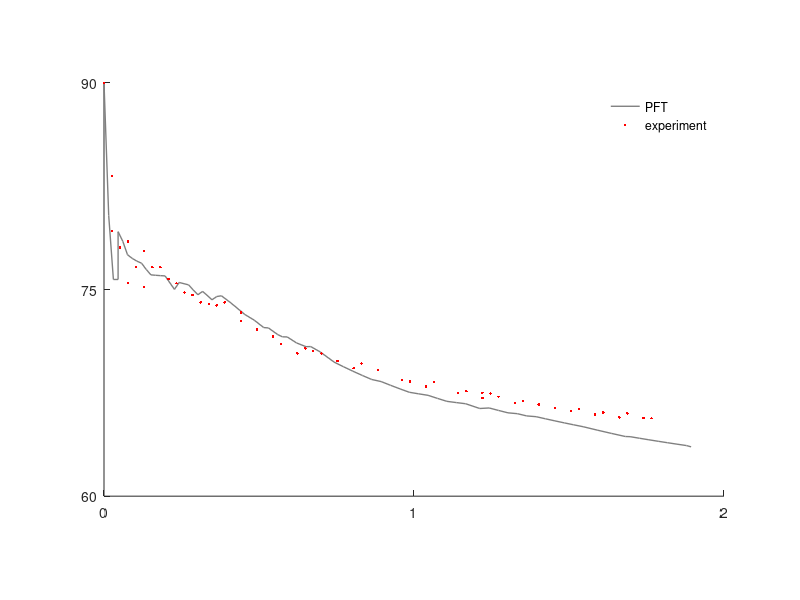

The MATLAB script that drew this image: (Note: this script raises an error after producing the figure.)
clc
clear all
close all

AR=[1.5,1,1];
AR=AR/norm(AR);

fname=fullfile(pwd,'theta_fig');

load('x1.mat')
load('theta1.mat')
load('x2.mat')
load('theta2.mat')


f = figure;
    hold on
    p1=plot(x2,theta2,'k-','LineWidth',1.0,'Color',[.5,.5,.5]);
    p2=plot(x1,theta1,'k.','MarkerSize',6,'Color',[1,0,0]);
    set(gca,'XTick',[0,1,2],'XTickLabel',{'0','1','2'},...
        'YTick',[60,75,90],'YTickLabel',{'60','75','90'})
    pbaspect(AR)
    legend([p1,p2],'PFT','experiment','Location','northeast')
    legend('boxoff')
    publish_fig(1,fname,f,'','','',2.25,8)
    
    close all
    